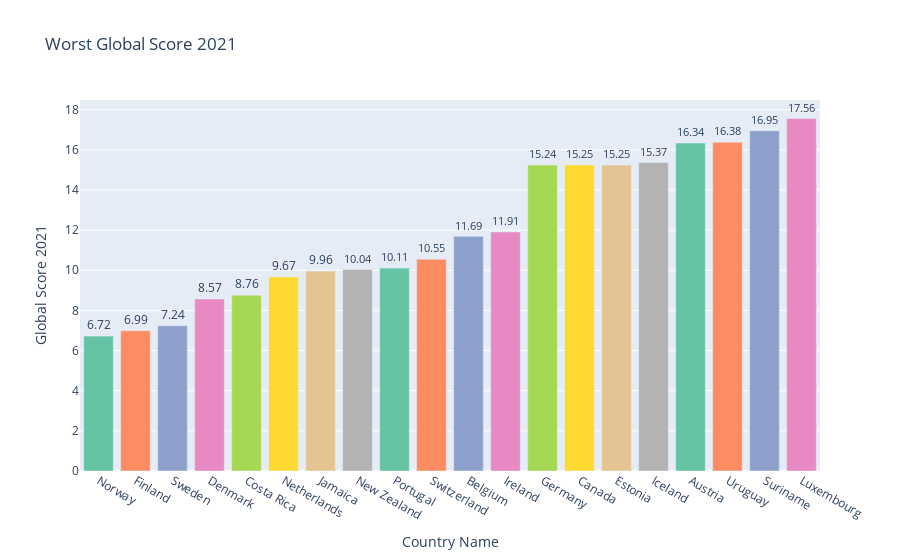

Write notebook code for a chart like this one.
### Code cell
sorted_df = df.sort_values(by='Global Score 2021')
bottom_20= sorted_df.head(20)
fig = px.bar(bottom_20, y='Global Score 2021', x='Country Name', text='Global Score 2021', color='Country Name',
             color_discrete_sequence=px.colors.qualitative.Set2, title='Worst Global Score 2021')
fig.update_traces(texttemplate='%{text:}', textposition='outside')
fig.update_layout(showlegend=False)
fig.show()

### Figure 1 — Plotly figure (JSON) as saved in the notebook; plotly's stock layout.template omitted (floating-point values rounded to 4 significant figures)
{"data": [{"alignmentgroup": "True", "hovertemplate": "Country Name=%{x}<br>Global Score 2021=%{text}<extra></extra>", "legendgroup": "Norway", "marker": {"color": "rgb(102,194,165)", "pattern": {"shape": ""}}, "name": "Norway", "offsetgroup": "Norway", "orientation": "v", "showlegend": true, "text": [6.72], "textposition": "outside", "texttemplate": "%{text:}", "type": "bar", "x": ["Norway"], "xaxis": "x", "y": [6.72], "yaxis": "y"}, {"alignmentgroup": "True", "hovertemplate": "Country Name=%{x}<br>Global Score 2021=%{text}<extra></extra>", "legendgroup": "Finland", "marker": {"color": "rgb(252,141,98)", "pattern": {"shape": ""}}, "name": "Finland", "offsetgroup": "Finland", "orientation": "v", "showlegend": true, "text": [6.99], "textposition": "outside", "texttemplate": "%{text:}", "type": "bar", "x": ["Finland"], "xaxis": "x", "y": [6.99], "yaxis": "y"}, {"alignmentgroup": "True", "hovertemplate": "Country Name=%{x}<br>Global Score 2021=%{text}<extra></extra>", "legendgroup": "Sweden", "marker": {"color": "rgb(141,160,203)", "pattern": {"shape": ""}}, "name": "Sweden", "offsetgroup": "Sweden", "orientation": "v", "showlegend": true, "text": [7.24], "textposition": "outside", "texttemplate": "%{text:}", "type": "bar", "x": ["Sweden"], "xaxis": "x", "y": [7.24], "yaxis": "y"}, {"alignmentgroup": "True", "hovertemplate": "Country Name=%{x}<br>Global Score 2021=%{text}<extra></extra>", "legendgroup": "Denmark", "marker": {"color": "rgb(231,138,195)", "pattern": {"shape": ""}}, "name": "Denmark", "offsetgroup": "Denmark", "orientation": "v", "showlegend": true, "text": [8.57], "textposition": "outside", "texttemplate": "%{text:}", "type": "bar", "x": ["Denmark"], "xaxis": "x", "y": [8.57], "yaxis": "y"}, {"alignmentgroup": "True", "hovertemplate": "Country Name=%{x}<br>Global Score 2021=%{text}<extra></extra>", "legendgroup": "Costa Rica", "marker": {"color": "rgb(166,216,84)", "pattern": {"shape": ""}}, "name": "Costa Rica", "offsetgroup": "Costa Rica", "orientation": "v", "showlegend": true, "text": [8.76], "textposition": "outside", "texttemplate": "%{text:}", "type": "bar", "x": ["Costa Rica"], "xaxis": "x", "y": [8.76], "yaxis": "y"}, {"alignmentgroup": "True", "hovertemplate": "Country Name=%{x}<br>Global Score 2021=%{text}<extra></extra>", "legendgroup": "Netherlands", "marker": {"color": "rgb(255,217,47)", "pattern": {"shape": ""}}, "name": "Netherlands", "offsetgroup": "Netherlands", "orientation": "v", "showlegend": true, "text": [9.67], "textposition": "outside", "texttemplate": "%{text:}", "type": "bar", "x": ["Netherlands"], "xaxis": "x", "y": [9.67], "yaxis": "y"}, {"alignmentgroup": "True", "hovertemplate": "Country Name=%{x}<br>Global Score 2021=%{text}<extra></extra>", "legendgroup": "Jamaica", "marker": {"color": "rgb(229,196,148)", "pattern": {"shape": ""}}, "name": "Jamaica", "offsetgroup": "Jamaica", "orientation": "v", "showlegend": true, "text": [9.96], "textposition": "outside", "texttemplate": "%{text:}", "type": "bar", "x": ["Jamaica"], "xaxis": "x", "y": [9.96], "yaxis": "y"}, {"alignmentgroup": "True", "hovertemplate": "Country Name=%{x}<br>Global Score 2021=%{text}<extra></extra>", "legendgroup": "New Zealand", "marker": {"color": "rgb(179,179,179)", "pattern": {"shape": ""}}, "name": "New Zealand", "offsetgroup": "New Zealand", "orientation": "v", "showlegend": true, "text": [10.04], "textposition": "outside", "texttemplate": "%{text:}", "type": "bar", "x": ["New Zealand"], "xaxis": "x", "y": [10.04], "yaxis": "y"}, {"alignmentgroup": "True", "hovertemplate": "Country Name=%{x}<br>Global Score 2021=%{text}<extra></extra>", "legendgroup": "Portugal", "marker": {"color": "rgb(102,194,165)", "pattern": {"shape": ""}}, "name": "Portugal", "offsetgroup": "Portugal", "orientation": "v", "showlegend": true, "text": [10.11], "textposition": "outside", "texttemplate": "%{text:}", "type": "bar", "x": ["Portugal"], "xaxis": "x", "y": [10.11], "yaxis": "y"}, {"alignmentgroup": "True", "hovertemplate": "Country Name=%{x}<br>Global Score 2021=%{text}<extra></extra>", "legendgroup": "Switzerland", "marker": {"color": "rgb(252,141,98)", "pattern": {"shape": ""}}, "name": "Switzerland", "offsetgroup": "Switzerland", "orientation": "v", "showlegend": true, "text": [10.55], "textposition": "outside", "texttemplate": "%{text:}", "type": "bar", "x": ["Switzerland"], "xaxis": "x", "y": [10.55], "yaxis": "y"}, {"alignmentgroup": "True", "hovertemplate": "Country Name=%{x}<br>Global Score 2021=%{text}<extra></extra>", "legendgroup": "Belgium", "marker": {"color": "rgb(141,160,203)", "pattern": {"shape": ""}}, "name": "Belgium", "offsetgroup": "Belgium", "orientation": "v", "showlegend": true, "text": [11.69], "textposition": "outside", "texttemplate": "%{text:}", "type": "bar", "x": ["Belgium"], "xaxis": "x", "y": [11.69], "yaxis": "y"}, {"alignmentgroup": "True", "hovertemplate": "Country Name=%{x}<br>Global Score 2021=%{text}<extra></extra>", "legendgroup": "Ireland", "marker": {"color": "rgb(231,138,195)", "pattern": {"shape": ""}}, "name": "Ireland", "offsetgroup": "Ireland", "orientation": "v", "showlegend": true, "text": [11.91], "textposition": "outside", "texttemplate": "%{text:}", "type": "bar", "x": ["Ireland"], "xaxis": "x", "y": [11.91], "yaxis": "y"}, {"alignmentgroup": "True", "hovertemplate": "Country Name=%{x}<br>Global Score 2021=%{text}<extra></extra>", "legendgroup": "Germany", "marker": {"color": "rgb(166,216,84)", "pattern": {"shape": ""}}, "name": "Germany", "offsetgroup": "Germany", "orientation": "v", "showlegend": true, "text": [15.24], "textposition": "outside", "texttemplate": "%{text:}", "type": "bar", "x": ["Germany"], "xaxis": "x", "y": [15.24], "yaxis": "y"}, {"alignmentgroup": "True", "hovertemplate": "Country Name=%{x}<br>Global Score 2021=%{text}<extra></extra>", "legendgroup": "Canada", "marker": {"color": "rgb(255,217,47)", "pattern": {"shape": ""}}, "name": "Canada", "offsetgroup": "Canada", "orientation": "v", "showlegend": true, "text": [15.25], "textposition": "outside", "texttemplate": "%{text:}", "type": "bar", "x": ["Canada"], "xaxis": "x", "y": [15.25], "yaxis": "y"}, {"alignmentgroup": "True", "hovertemplate": "Country Name=%{x}<br>Global Score 2021=%{text}<extra></extra>", "legendgroup": "Estonia", "marker": {"color": "rgb(229,196,148)", "pattern": {"shape": ""}}, "name": "Estonia", "offsetgroup": "Estonia", "orientation": "v", "showlegend": true, "text": [15.25], "textposition": "outside", "texttemplate": "%{text:}", "type": "bar", "x": ["Estonia"], "xaxis": "x", "y": [15.25], "yaxis": "y"}, {"alignmentgroup": "True", "hovertemplate": "Country Name=%{x}<br>Global Score 2021=%{text}<extra></extra>", "legendgroup": "Iceland", "marker": {"color": "rgb(179,179,179)", "pattern": {"shape": ""}}, "name": "Iceland", "offsetgroup": "Iceland", "orientation": "v", "showlegend": true, "text": [15.37], "textposition": "outside", "texttemplate": "%{text:}", "type": "bar", "x": ["Iceland"], "xaxis": "x", "y": [15.37], "yaxis": "y"}, {"alignmentgroup": "True", "hovertemplate": "Country Name=%{x}<br>Global Score 2021=%{text}<extra></extra>", "legendgroup": "Austria", "marker": {"color": "rgb(102,194,165)", "pattern": {"shape": ""}}, "name": "Austria", "offsetgroup": "Austria", "orientation": "v", "showlegend": true, "text": [16.34], "textposition": "outside", "texttemplate": "%{text:}", "type": "bar", "x": ["Austria"], "xaxis": "x", "y": [16.34], "yaxis": "y"}, {"alignmentgroup": "True", "hovertemplate": "Country Name=%{x}<br>Global Score 2021=%{text}<extra></extra>", "legendgroup": "Uruguay", "marker": {"color": "rgb(252,141,98)", "pattern": {"shape": ""}}, "name": "Uruguay", "offsetgroup": "Uruguay", "orientation": "v", "showlegend": true, "text": [16.38], "textposition": "outside", "texttemplate": "%{text:}", "type": "bar", "x": ["Uruguay"], "xaxis": "x", "y": [16.38], "yaxis": "y"}, {"alignmentgroup": "True", "hovertemplate": "Country Name=%{x}<br>Global Score 2021=%{text}<extra></extra>", "legendgroup": "Suriname", "marker": {"color": "rgb(141,160,203)", "pattern": {"shape": ""}}, "name": "Suriname", "offsetgroup": "Suriname", "orientation": "v", "showlegend": true, "text": [16.95], "textposition": "outside", "texttemplate": "%{text:}", "type": "bar", "x": ["Suriname"], "xaxis": "x", "y": [16.95], "yaxis": "y"}, {"alignmentgroup": "True", "hovertemplate": "Country Name=%{x}<br>Global Score 2021=%{text}<extra></extra>", "legendgroup": "Luxembourg", "marker": {"color": "rgb(231,138,195)", "pattern": {"shape": ""}}, "name": "Luxembourg", "offsetgroup": "Luxembourg", "orientation": "v", "showlegend": true, "text": [17.56], "textposition": "outside", "texttemplate": "%{text:}", "type": "bar", "x": ["Luxembourg"], "xaxis": "x", "y": [17.56], "yaxis": "y"}], "layout": {"barmode": "relative", "legend": {"title": {"text": "Country Name"}, "tracegroupgap": 0}, "showlegend": false, "title": {"text": "Worst Global Score 2021"}, "xaxis": {"anchor": "y", "categoryarray": ["Norway", "Finland", "Sweden", "Denmark", "Costa Rica", "Netherlands", "Jamaica", "New Zealand", "Portugal", "Switzerland", "Belgium", "Ireland", "Germany", "Canada", "Estonia", "Iceland", "Austria", "Uruguay", "Suriname", "Luxembourg"], "categoryorder": "array", "domain": [0, 1], "title": {"text": "Country Name"}}, "yaxis": {"anchor": "x", "domain": [0, 1], "title": {"text": "Global Score 2021"}}}}
